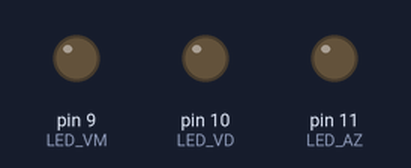
Bench run of a sketch on a simulated Arduino Uno, built with avr-gcc and run on an emulated ATmega328P. Shown: output pins drawn as LEDs (lit = HIGH).

Above: at 2.5 s.
At 12.5 s:
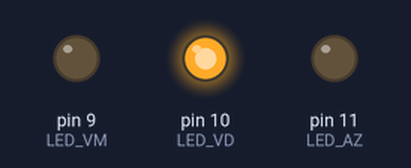
At 17.5 s:
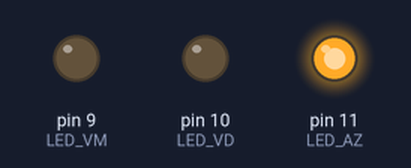
At 22.5 s:
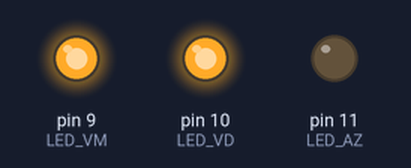
At 32.5 s:
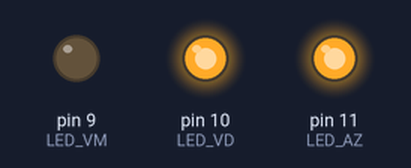
At 47.5 s:
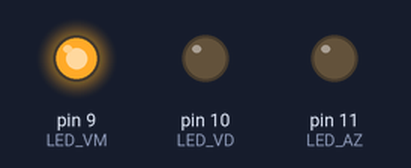
Timing chart, 0 to 52.0 s (numbered marks = the images above):
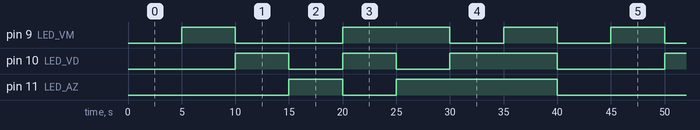

Measured:
- by itself, pin 9 (LED_VM): repeats every 40.0 s: LOW 10.0 s, HIGH 10.0 s, 2 × (LOW 5.0 s, HIGH 5.0 s)
- by itself, pin 10 (LED_VD): repeats every 40.0 s: LOW 5.0 s, HIGH 5.0 s, LOW 5.0 s, HIGH 10.0 s, LOW 10.0 s, HIGH 5.0 s
- by itself, pin 11 (LED_AZ): repeats every 40.0 s: LOW 5.0 s, HIGH 15.0 s, LOW 15.0 s, HIGH 5.0 s

The sketch:

9fe0fd167a2ee4a0cb803da975459fab.ino
```cpp
//*****************************************************
// A R C O  I R I S  WEB - Geracao de Cores           *
// By S.Brandao                                       *
// 25/10/2012 - 1750 bytes                            *
// Esta experiencia usa o LED RGB                     *
//*****************************************************

int timer  = 5000;
int LED_VM = 9;
int LED_VD = 10;
int LED_AZ = 11;


void setup()
{   // Obs: Todos os LEDs tem que estarem conectados em PINOS PWM
  pinMode(LED_VM, OUTPUT);  // Pino_9
  pinMode(LED_VD, OUTPUT);  // Pino_10
  pinMode(LED_AZ, OUTPUT);  // Pino_11
}
void loop()

{
  // Cor 1 - APAGADO
  analogWrite(LED_VD, 0);   // LED
  analogWrite(LED_AZ, 0);   // LED
  analogWrite(LED_VM, 0);   // LED VM
  delay(timer);
  // Cor 2 - VERMELHO
  analogWrite(LED_VM, 255);   // LED VM
  analogWrite(LED_AZ, 0);   // LED AZ
  analogWrite(LED_VD, 0);   // LED VD
  delay(timer);
  // Cor 3 - VERDE
  analogWrite(LED_VM, 0);   // LED VM
  analogWrite(LED_AZ, 0);     // LED AZ
  analogWrite(LED_VD, 255);   // LED VD
  delay(timer);
  // Cor 4 - AZUL
  analogWrite(LED_VM, 0);   // LED VM
  analogWrite(LED_AZ, 255);     // LED AZ
  analogWrite(LED_VD, 0);   // LED VD
  delay(timer);
  // Cor 5 - Amarelo
  analogWrite(LED_VD, 255);   // LED VD
  analogWrite(LED_VM, 255);   // LED VM
  analogWrite(LED_AZ, 0);     // LED AZ
  delay(timer);
  // Cor 6 - Magenta
  analogWrite(LED_VM, 255);   // LED VM
  analogWrite(LED_AZ, 255);   // LED AZ
  analogWrite(LED_VD, 0);   // LED VD
  delay(timer);
  // Cor 7 - Ciano
  analogWrite(LED_VM, 0);   // LED VM
  analogWrite(LED_AZ, 255);   // LED AZ
  analogWrite(LED_VD, 255);   // LED VD
  delay(timer);
  // Cor 8 - BRANCO
  analogWrite(LED_VM, 255);  // LED VM
  analogWrite(LED_AZ, 255);   // LED AZ
  analogWrite(LED_VD, 255);   // LED VD
  delay(timer);
}
//_________________________________________________________
// THE END
```
